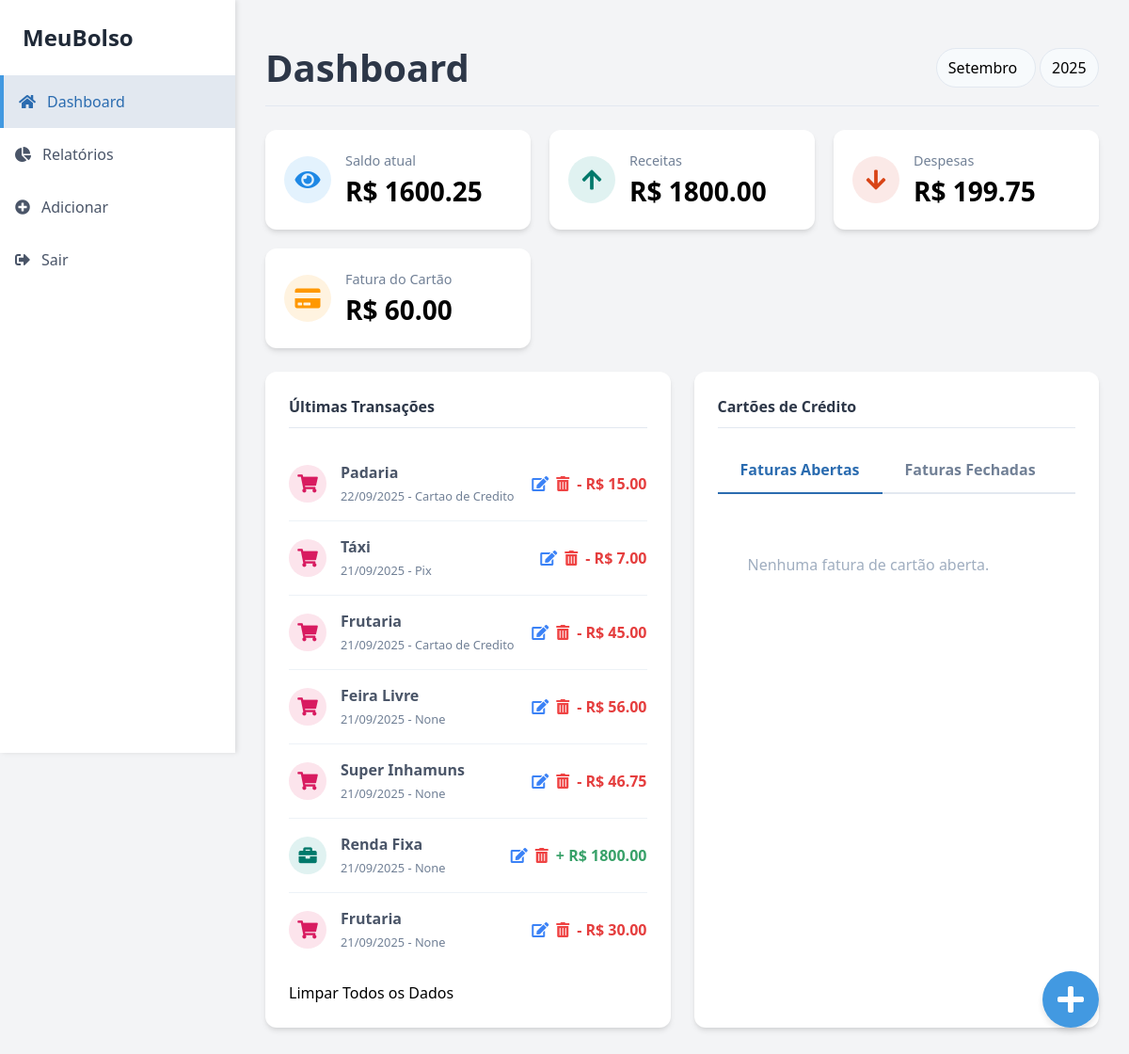
Page /dashboard (signed in) on the earlier database version.
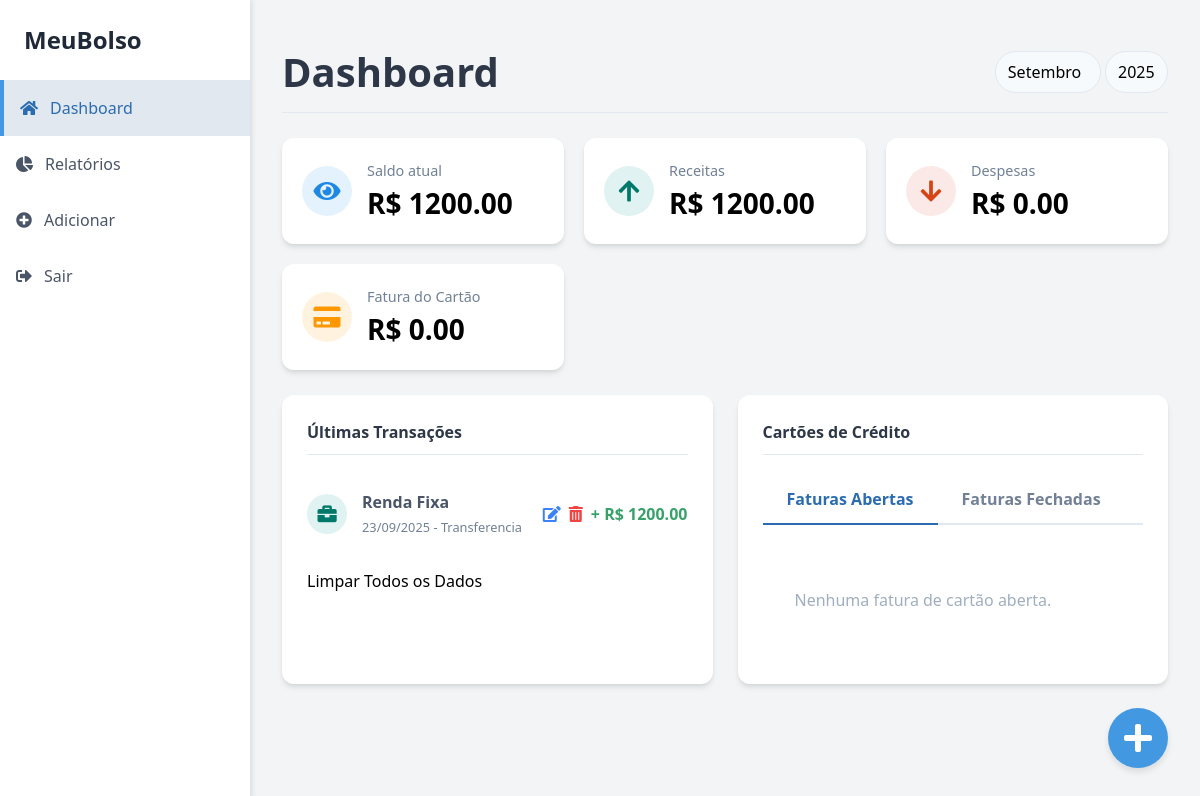
Same page on the later database version.
### app/models.py (models this page shows, shortened)
class Transaction(db.Model):
    id = db.Column(db.Integer, primary_key=True)
    type = db.Column(db.String(10), nullable=False) # 'income' ou 'expense'
    amount = db.Column(db.Float, nullable=False)
    description = db.Column(db.String(200))
    payment_method = db.Column(db.String(50))
    category = db.Column(db.String(50))
    date = db.Column(db.DateTime, index=True, default=datetime.utcnow)
    user_id = db.Column(db.Integer, db.ForeignKey('user.id'), nullable=False)

### app/routes.py (the view)
@main_bp.route('/dashboard', methods=['GET'])
@login_required
def dashboard():
    user_id = current_user.id
    try:
        selected_month = int(request.args.get('month', datetime.now().month))
        selected_year = int(request.args.get('year', datetime.now().year))
    except (ValueError, TypeError):
        selected_month = datetime.now().month
        selected_year = datetime.now().year
    transactions = Transaction.query.filter(
        Transaction.user_id == user_id,
        extract('month', Transaction.date) == selected_month,
        extract('year', Transaction.date) == selected_year
    ).order_by(Transaction.date.desc()).all()
    total_income = sum(t.amount for t in transactions if t.type == 'income')
    total_expense = sum(t.amount for t in transactions if t.type == 'expense')
    balance = total_income - total_expense
    years = sorted(list(set(t.date.year for t in Transaction.query.filter_by(user_id=user_id).all())))
    if not years:
        years = [datetime.now().year]
    month_names = ["Janeiro", "Fevereiro", "Março", "Abril", "Maio", "Junho", "Julho", "Agosto", "Setembro", "Outubro", "Novembro", "Dezembro"]
    credit_card_bill = sum(t.amount for t in transactions if t.payment_method == 'Cartao de Credito' and t.type == 'expense')
    invoices = []
    return render_template(
        'dashboard.html',
        active_page='dashboard',
        balance=balance,
        total_income=total_income,
        total_expense=total_expense,
        transactions=transactions,
        credit_card_bill=credit_card_bill,
        invoices=invoices,
        selected_month=selected_month,
        selected_year=selected_year,
        month_names=month_names,
        years=years
    )

### app/__init__.py (called while the page is built)
@login_manager.user_loader
def load_user(user_id):
    from .models import User
    return User.query.get(int(user_id))

### app/routes.py (called while the page is built)
@main_bp.app_template_filter('format_date')
def format_date_filter(value):
    if value is None:
        return ""
    if isinstance(value, datetime):
        return value.strftime('%d/%m/%Y')
    return datetime.fromisoformat(value).strftime('%d/%m/%Y')

### app/templates/dashboard.html (shortened to what this page needs)
{% extends "layout.html" %}
{% block content %}
<header class="dashboard-header">
    <h1 class="page-title">Dashboard</h1>
    <div class="month-selector">
        <form id="filter-form" method="get" action="{{ url_for('main.dashboard') }}">
            <select name="month" id="month-select" class="rounded-select" onchange="document.getElementById('filter-form').submit()">
                {% for i in range(1, 13) %}
                    <option value="{{ i }}" {% if i == selected_month %}selected{% endif %}>{{ month_names[i-1] }}</option>
                {% endfor %}
            </select>
            <select name="year" id="year-select" class="rounded-select" onchange="document.getElementById('filter-form').submit()">
                {% for year in years %}
                    <option value="{{ year }}" {% if year == selected_year %}selected{% endif %}>{{ year }}</option>
                {% endfor %}
            </select>
        </form>
    </div>
</header>
<section class="summary-cards">
    <div class="card">
        <div class="card-icon icon-saldo">
            <i class="fas fa-eye"></i>
        </div>
        <div class="card-content">
            <span>Saldo atual</span>
            <h2>R$ {{ "%.2f"|format(balance) }}</h2>
        </div>
    </div>
    <div class="card">
        <div class="card-icon icon-receitas">
            <i class="fas fa-arrow-up"></i>
        </div>
        <div class="card-content">
            <span>Receitas</span>
            <h2>R$ {{ "%.2f"|format(total_income) }}</h2>
        </div>
    </div>
    <div class="card">
        <div class="card-icon icon-despesas">
            <i class="fas fa-arrow-down"></i>
        </div>
        <div class="card-content">
            <span>Despesas</span>
            <h2>R$ {{ "%.2f"|format(total_expense) }}</h2>
        </div>
    </div>
    <div class="card">
        <div class="card-icon icon-cartao">
            <i class="fas fa-credit-card"></i>
        </div>
        <div class="card-content">
            <span>Fatura do Cartão</span>
            <h2>R$ {{ "%.2f"|format(credit_card_bill) }}</h2>
        </div>
    </div>
</section>
<section class="main-sections">
    <div class="section-card">
        <h3>Últimas Transações</h3>
        <ul class="transaction-list">
            {% for transaction in transactions %}
            <li data-id="{{ transaction.id }}">
                <div class="transaction-icon" style="background-color: {% if transaction.type == 'income' %}#e0f2f1{% else %}#fce4ec{% endif %}; color: {% if transaction.type == 'income' %}#00796b{% else %}#d81b60{% endif %};">
                    <i class="fas fa-{% if transaction.type == 'income' %}briefcase{% else %}shopping-cart{% endif %}"></i>
                </div>
                <div class="transaction-info">
                    <strong>{{ transaction.description }}</strong>
                    <span>{{ transaction.date|format_date }} - {{ transaction.payment_method }}</span>
                </div>
                <div class="flex items-center space-x-2">
                    <button class="text-blue-500 hover:text-blue-700 edit-btn" onclick="showEditModal({{ transaction.id }}, '{{ transaction.description }}', '{{ "%.2f"|format(transaction.amount) }}', '{{ transaction.payment_method }}', '{{ transaction.category }}', '{{ transaction.type }}')">
                        <i class="fas fa-edit"></i>
                    </button>
                    <button class="text-red-500 hover:text-red-700 delete-btn" onclick="showDeleteConfirm({{ transaction.id }})">
                        <i class="fas fa-trash-alt"></i>
                    </button>
                    <span class="transaction-value {% if transaction.type == 'income' %}text-success{% else %}text-danger{% endif %}">
                        {% if transaction.type == 'income' %}+{% else %}-{% endif %} R$ {{ "%.2f"|format(transaction.amount) }}
                    </span>
                </div>
            </li>
            {% else %}
            <li>
                <p class="no-data">Nenhuma transação registrada ainda.</p>
            </li>
            {% endfor %}
        </ul>
        <form id="clear-data-form" method="POST" action="{{ url_for('main.clear_data') }}" class="mt-4" onsubmit="return confirm('Tem certeza que deseja apagar todos os dados de transação? Esta ação é irreversível.');">
            <button type="submit" class="btn-clear-data">Limpar Todos os Dados</button>
        </form>
    </div>
    <div class="section-card">
        <h3>Cartões de Crédito</h3>
        <div class="tabs">
            <button class="tab-btn active">Faturas Abertas</button>
            <button class="tab-btn">Faturas Fechadas</button>
        </div>
        <ul class="invoice-list">
            {% for invoice in invoices %}
            <li>
                <div class="invoice-icon"><i class="fab fa-cc-{{ invoice.card_brand|lower }}"></i></div>
                <div class="invoice-info">
                    <strong>{{ invoice.card_name }}</strong>
                    <span>Fecha em {{ invoice.due_date|default('Data não disponível') }}</span>
                </div>
                <span class="invoice-value">R$ {{ "%.2f"|format(invoice.amount) }}</span>
            </li>
            {% else %}
            <li>
                <p class="no-data">Nenhuma fatura de cartão aberta.</p>
            </li>
            {% endfor %}
        </ul>
    </div>
</section>
{% endblock %}

### app/templates/layout.html (shortened to what this page needs)
<!DOCTYPE html>
<html lang="pt-br">
<head>
    <link rel="stylesheet" href="https://cdnjs.cloudflare.com/ajax/libs/font-awesome/5.15.3/css/all.min.css">
    <link href="https://cdn.jsdelivr.net/npm/tailwindcss@2.2.19/dist/tailwind.min.css" rel="stylesheet">
</head>
<body class="bg-gray-100 font-sans leading-normal tracking-normal flex flex-col md:flex-row min-h-screen">
    <aside class="sidebar h-screen">
        <div class="p-6">
            <h1 class="text-2xl font-bold text-gray-800">MeuBolso</h1>
        </div>
        <nav class="sidebar-nav">
            <a href="{{ url_for('main.dashboard') }}" class="{% if active_page == 'dashboard' %}active{% endif %}">
                <i class="fas fa-home mr-3"></i>Dashboard
            </a>
            <a href="{{ url_for('main.reports') }}" class="{% if active_page == 'reports' %}active{% endif %}">
                <i class="fas fa-chart-pie mr-3"></i>Relatórios
            </a>
            <a href="{{ url_for('main.add') }}" class="{% if active_page == 'add' %}active{% endif %}">
                <i class="fas fa-plus-circle mr-3"></i>Adicionar
            </a>
            {% if current_user.is_authenticated %}
            <a href="{{ url_for('main.logout') }}">
                <i class="fas fa-sign-out-alt mr-3"></i>Sair
            </a>
            {% else %}
            <a href="{{ url_for('main.login') }}">
                <i class="fas fa-sign-in-alt mr-3"></i>Login
            </a>
            {% endif %}
        </nav>
    </aside>
    <main class="main-content">
        {% block content %}{% endblock %}
    </main>
    {% if current_user.is_authenticated %}
        <a href="{{ url_for('main.add') }}" class="fab-button" title="Adicionar Transação">
            <i class="fas fa-plus fa-2x"></i>
        </a>
    {% endif %}
</body>
</html>

### app/templates/layout.html (style rules this page uses)
body { background-color: #f0f4f8; font-family: 'Inter', sans-serif; }
.sidebar { width: 250px; background-color: #ffffff; box-shadow: 2px 0 5px rgba(0, 0, 0, 0.1); }
.sidebar-nav a { display: flex; align-items: center; padding: 1rem; color: #4a5568; font-weight: 500; transition: background-color 0.2s; }
.sidebar-nav a:hover, .sidebar-nav a.active { background-color: #e2e8f0; color: #2b6cb0; }
.sidebar-nav a.active { border-left: 4px solid #4299e1; }
.main-content { flex-grow: 1; padding: 2rem; }
.fab-button { position: fixed; bottom: 2rem; right: 2rem; width: 60px; height: 60px; background-color: #4299e1; color: white; border-radius: 50%; display: flex; align-items: center; justify-content: center; box-shadow: 0 4px 6px rgba(0, 0, 0, 0.1); transition: transform 0.2s; }

### app/templates/dashboard.html (style rules this page uses)
.dashboard-header { display: flex; justify-content: space-between; align-items: center; margin-bottom: 25px; padding: 10px 0; border-bottom: 1px solid #e2e8f0; }
.page-title { color: #2d3748; font-size: 2.5rem; font-weight: bold; }
.month-selector select { padding: 8px 12px; border-radius: 9999px; border: 1px solid #e2e8f0; background-color: #f7fafc; appearance: none; cursor: pointer; }
.summary-cards { display: grid; grid-template-columns: repeat(auto-fit, minmax(250px, 1fr)); gap: 20px; margin-bottom: 25px; }
.card { background-color: #ffffff; border-radius: 12px; padding: 20px; box-shadow: 0 4px 6px -1px rgba(0, 0, 0, 0.1), 0 2px 4px -1px rgba(0, 0, 0, 0.06); display: flex; align-items: center; }
.card-icon { width: 50px; height: 50px; border-radius: 50%; display: flex; justify-content: center; align-items: center; font-size: 1.5rem; margin-right: 15px; }
.icon-receitas { background-color: #e0f2f1; color: #00796b; }
.icon-despesas { background-color: #fbe9e7; color: #d84315; }
.icon-saldo { background-color: #e3f2fd; color: #1e88e5; }
.icon-cartao { background-color: #fff3e0; color: #ff9800; }
.card-content { flex-grow: 1; }
.card-content span { font-size: 0.9rem; color: #718096; }
.card-content h2 { font-size: 1.75rem; font-weight: bold; margin: 0; }
.text-success { color: #38a169; }
.main-sections { display: grid; grid-template-columns: repeat(auto-fit, minmax(300px, 1fr)); gap: 25px; }
.section-card { background-color: #ffffff; border-radius: 12px; padding: 25px; box-shadow: 0 4px 6px -1px rgba(0, 0, 0, 0.1), 0 2px 4px -1px rgba(0, 0, 0, 0.06); }
.section-card h3 { color: #2d3748; font-weight: bold; margin-bottom: 20px; padding-bottom: 10px; border-bottom: 1px solid #e2e8f0; }
.transaction-list { list-style: none; padding: 0; }
.transaction-list li { display: flex; align-items: center; padding: 15px 0; border-bottom: 1px solid #edf2f7; }
.transaction-list li:last-child { border-bottom: none; }
.transaction-icon { width: 40px; height: 40px; border-radius: 50%; display: flex; justify-content: center; align-items: center; font-size: 1.2rem; margin-right: 15px; }
.transaction-info { flex-grow: 1; }
.transaction-info strong { display: block; color: #4a5568; }
.transaction-info span { font-size: 0.8rem; color: #718096; }
.transaction-value { font-weight: bold; }
.no-data { color: #a0aec0; text-align: center; padding: 2rem; }
.tabs { display: flex; border-bottom: 2px solid #e2e8f0; margin-bottom: 1rem; }
.tab-btn { padding: 0.75rem 1.5rem; border: none; background: none; cursor: pointer; font-weight: 600; color: #718096; transition: color 0.2s; }
.tab-btn.active { color: #2b6cb0; border-bottom: 2px solid #2b6cb0; margin-bottom: -2px; }
.invoice-list { list-style: none; padding: 0; }
.invoice-list li { display: flex; align-items: center; padding: 15px 0; border-bottom: 1px solid #edf2f7; }
.invoice-list li:last-child { border-bottom: none; }

Differences in the rows shown:
removed Transaction: amount "15.00"
removed Transaction: amount "7.00"
removed Transaction: amount "45.00"
removed Transaction: amount "56.00"
removed Transaction: amount "46.75"
removed Transaction: amount "30.00"
changed Transaction "Renda Fixa": date "21/09/2025" → "23/09/2025"; payment_method "None" → "Transferencia"; amount "1800.00" → "1200.00"
Other differences:
{{ "%.2f"|format(balance) }}: "1600.25" → "1200.00"
{{ "%.2f"|format(total_income) }}: "1800.00" → "1200.00"
{{ "%.2f"|format(total_expense) }}: "199.75" → "0.00"
{{ "%.2f"|format(credit_card_bill) }}: "60.00" → "0.00"
